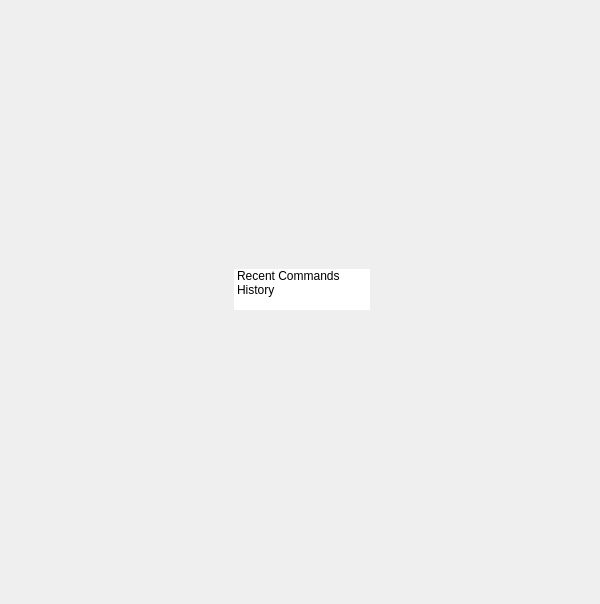
<?xml version="1.0" encoding="UTF-8"?>
<ui version="4.0">
 <class>QtUi</class>
 <widget class="QMainWindow" name="QtUi">
  <property name="enabled">
   <bool>true</bool>
  </property>
  <property name="geometry">
   <rect>
    <x>0</x>
    <y>0</y>
    <width>600</width>
    <height>604</height>
   </rect>
  </property>
  <property name="sizePolicy">
   <sizepolicy hsizetype="Ignored" vsizetype="Ignored">
    <horstretch>0</horstretch>
    <verstretch>0</verstretch>
   </sizepolicy>
  </property>
  <property name="minimumSize">
   <size>
    <width>0</width>
    <height>0</height>
   </size>
  </property>
  <property name="maximumSize">
   <size>
    <width>16777215</width>
    <height>16777215</height>
   </size>
  </property>
  <property name="cursor">
   <cursorShape>ArrowCursor</cursorShape>
  </property>
  <property name="windowTitle">
   <string>Toolkit</string>
  </property>
  <property name="whatsThis">
   <string>main_lower</string>
  </property>
  <property name="toolButtonStyle">
   <enum>Qt::ToolButtonIconOnly</enum>
  </property>
  <property name="tabShape">
   <enum>QTabWidget::Triangular</enum>
  </property>
  <property name="dockNestingEnabled">
   <bool>true</bool>
  </property>
  <property name="dockOptions">
   <set>QMainWindow::AllowNestedDocks|QMainWindow::AllowTabbedDocks|QMainWindow::AnimatedDocks|QMainWindow::ForceTabbedDocks</set>
  </property>
  <widget class="QWidget" name="main_widget_transparent">
   <property name="sizePolicy">
    <sizepolicy hsizetype="Ignored" vsizetype="Ignored">
     <horstretch>0</horstretch>
     <verstretch>0</verstretch>
    </sizepolicy>
   </property>
   <layout class="QGridLayout" name="gridLayout">
    <item row="0" column="0">
     <widget class="QWidget" name="staticWindow" native="true">
      <widget class="QPushButton" name="i000">
       <property name="geometry">
        <rect>
         <x>255</x>
         <y>260</y>
         <width>76</width>
         <height>21</height>
        </rect>
       </property>
       <property name="minimumSize">
        <size>
         <width>0</width>
         <height>21</height>
        </size>
       </property>
       <property name="maximumSize">
        <size>
         <width>16777215</width>
         <height>21</height>
        </size>
       </property>
       <property name="whatsThis">
        <string>main_lower_submenu</string>
       </property>
      </widget>
      <widget class="ListWidget" name="lw000">
       <property name="geometry">
        <rect>
         <x>225</x>
         <y>260</y>
         <width>136</width>
         <height>41</height>
        </rect>
       </property>
       <property name="layoutDirection">
        <enum>Qt::LeftToRight</enum>
       </property>
       <property name="frameShape">
        <enum>QFrame::NoFrame</enum>
       </property>
       <property name="frameShadow">
        <enum>QFrame::Plain</enum>
       </property>
       <property name="verticalScrollBarPolicy">
        <enum>Qt::ScrollBarAlwaysOff</enum>
       </property>
       <property name="horizontalScrollBarPolicy">
        <enum>Qt::ScrollBarAlwaysOff</enum>
       </property>
       <property name="sizeAdjustPolicy">
        <enum>QAbstractScrollArea::AdjustToContents</enum>
       </property>
       <property name="selectionMode">
        <enum>QAbstractItemView::NoSelection</enum>
       </property>
       <property name="resizeMode">
        <enum>QListView::Adjust</enum>
       </property>
       <item>
        <property name="text">
         <string>Recent Commands</string>
        </property>
       </item>
       <item>
        <property name="text">
         <string>History</string>
        </property>
       </item>
      </widget>
     </widget>
    </item>
   </layout>
  </widget>
 </widget>
 <customwidgets>
  <customwidget>
   <class>ListWidget</class>
   <extends>QListWidget</extends>
   <header>listwidget.h</header>
  </customwidget>
 </customwidgets>
 <resources/>
 <connections/>
 <designerdata>
  <property name="gridDeltaX">
   <number>5</number>
  </property>
  <property name="gridDeltaY">
   <number>10</number>
  </property>
  <property name="gridSnapX">
   <bool>true</bool>
  </property>
  <property name="gridSnapY">
   <bool>true</bool>
  </property>
  <property name="gridVisible">
   <bool>true</bool>
  </property>
 </designerdata>
</ui>
